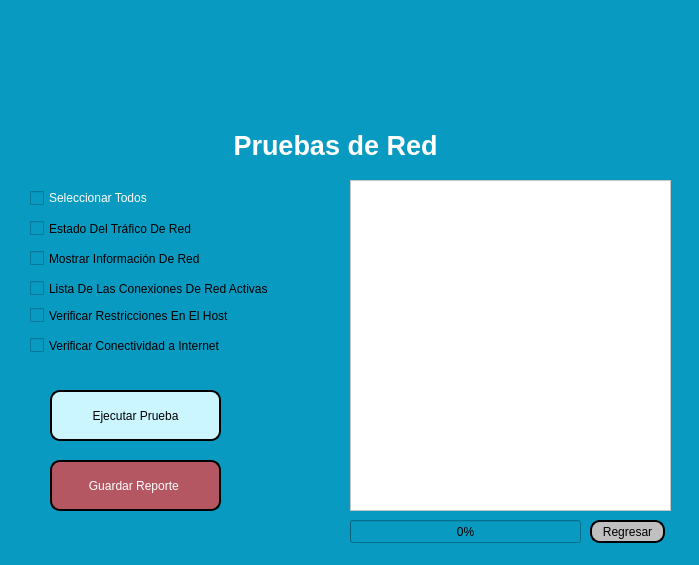
<?xml version="1.0" encoding="UTF-8"?>
<ui version="4.0">
 <class>MainWindow</class>
 <widget class="QMainWindow" name="MainWindow">
  <property name="geometry">
   <rect>
    <x>0</x>
    <y>0</y>
    <width>699</width>
    <height>565</height>
   </rect>
  </property>
  <property name="windowTitle">
   <string>Módulo  Pruebas de Red</string>
  </property>
  <property name="styleSheet">
   <string notr="true">background-color: rgb(9, 154, 194);</string>
  </property>
  <widget class="QWidget" name="centralwidget">
   <widget class="QTextBrowser" name="textBrowser">
    <property name="geometry">
     <rect>
      <x>350</x>
      <y>180</y>
      <width>321</width>
      <height>331</height>
     </rect>
    </property>
    <property name="styleSheet">
     <string notr="true">background-color: rgb(255, 255, 255);
font: 12pt &quot;Arial&quot;;</string>
    </property>
   </widget>
   <widget class="QPushButton" name="pushButton_23">
    <property name="geometry">
     <rect>
      <x>50</x>
      <y>460</y>
      <width>171</width>
      <height>51</height>
     </rect>
    </property>
    <property name="styleSheet">
     <string notr="true">QPushButton {
    background-color: rgb(180, 87, 98);
    font: 12pt &quot;Arial&quot;;
    color: rgb(255, 255, 255);
    border: 2px solid black;
    border-radius: 10px;
}

QPushButton:hover {
    background-color: rgb(200, 107, 118); /* Color cuando el cursor está sobre el botón */
}

QPushButton:pressed {
    background-color: rgb(150, 67, 78); /* Color cuando el botón está presionado */
}


</string>
    </property>
    <property name="text">
     <string>Guardar Reporte </string>
    </property>
   </widget>
   <widget class="QLabel" name="label_4">
    <property name="geometry">
     <rect>
      <x>150</x>
      <y>130</y>
      <width>371</width>
      <height>31</height>
     </rect>
    </property>
    <property name="text">
     <string>&lt;html&gt;&lt;head/&gt;&lt;body&gt;&lt;p align=&quot;center&quot;&gt;&lt;span style=&quot; font-size:20pt; font-weight:600; color:#ffffff;&quot;&gt;Pruebas de Red&lt;/span&gt;&lt;/p&gt;&lt;/body&gt;&lt;/html&gt;</string>
    </property>
   </widget>
   <widget class="QLabel" name="label">
    <property name="geometry">
     <rect>
      <x>170</x>
      <y>20</y>
      <width>321</width>
      <height>111</height>
     </rect>
    </property>
    <property name="text">
     <string/>
    </property>
    <property name="pixmap">
     <pixmap>Imagenes/Pruebas Generales.jpg</pixmap>
    </property>
   </widget>
   <widget class="QCheckBox" name="checkBox">
    <property name="geometry">
     <rect>
      <x>30</x>
      <y>220</y>
      <width>261</width>
      <height>17</height>
     </rect>
    </property>
    <property name="styleSheet">
     <string notr="true">font: 12pt &quot;Arial&quot;;</string>
    </property>
    <property name="text">
     <string>Estado Del Tráfico De Red </string>
    </property>
   </widget>
   <widget class="QCheckBox" name="checkBox_2">
    <property name="geometry">
     <rect>
      <x>30</x>
      <y>250</y>
      <width>241</width>
      <height>17</height>
     </rect>
    </property>
    <property name="styleSheet">
     <string notr="true">font: 12pt &quot;Arial&quot;;</string>
    </property>
    <property name="text">
     <string>Mostrar Información De Red </string>
    </property>
   </widget>
   <widget class="QCheckBox" name="checkBox_3">
    <property name="geometry">
     <rect>
      <x>30</x>
      <y>280</y>
      <width>311</width>
      <height>17</height>
     </rect>
    </property>
    <property name="styleSheet">
     <string notr="true">font: 12pt &quot;Arial&quot;;</string>
    </property>
    <property name="text">
     <string>Lista De Las Conexiones De Red Activas </string>
    </property>
   </widget>
   <widget class="QCheckBox" name="checkBox_4">
    <property name="geometry">
     <rect>
      <x>30</x>
      <y>300</y>
      <width>301</width>
      <height>31</height>
     </rect>
    </property>
    <property name="styleSheet">
     <string notr="true">font: 12pt &quot;Arial&quot;;</string>
    </property>
    <property name="text">
     <string>Verificar Restricciones En El Host </string>
    </property>
   </widget>
   <widget class="QCheckBox" name="checkBox_5">
    <property name="geometry">
     <rect>
      <x>30</x>
      <y>330</y>
      <width>301</width>
      <height>31</height>
     </rect>
    </property>
    <property name="styleSheet">
     <string notr="true">font: 12pt &quot;Arial&quot;;</string>
    </property>
    <property name="text">
     <string>Verificar Conectividad a Internet </string>
    </property>
   </widget>
   <widget class="QPushButton" name="pushButton">
    <property name="geometry">
     <rect>
      <x>50</x>
      <y>390</y>
      <width>171</width>
      <height>51</height>
     </rect>
    </property>
    <property name="styleSheet">
     <string notr="true">QPushButton {
    background-color: rgb(203, 246, 255);
    font: 12pt &quot;Arial&quot;;
    border: 2px solid black;
    border-radius: 10px;
}

QPushButton:hover {
    background-color: rgb(180, 230, 255); /* Color cuando el cursor está sobre el botón */
}

QPushButton:pressed {
    background-color: rgb(150, 220, 255); /* Color cuando el botón está presionado */
}



</string>
    </property>
    <property name="text">
     <string>Ejecutar Prueba</string>
    </property>
   </widget>
   <widget class="QPushButton" name="pushButton_2">
    <property name="geometry">
     <rect>
      <x>590</x>
      <y>520</y>
      <width>75</width>
      <height>23</height>
     </rect>
    </property>
    <property name="styleSheet">
     <string notr="true">QPushButton {
    background-color: rgb(192, 192, 192);
    font: 11pt &quot;Arial&quot;;
    color: rgb(0, 0, 0); /* Color del texto negro por defecto */
    border: 2px solid black;
    border-radius: 10px;
}

QPushButton:hover {
    background-color: rgb(212, 212, 212); /* Color cuando el cursor está sobre el botón */
}

QPushButton:pressed {
    background-color: rgb(172, 172, 172); /* Color cuando el botón está presionado */
}
</string>
    </property>
    <property name="text">
     <string>Regresar</string>
    </property>
   </widget>
   <widget class="QProgressBar" name="progressBar">
    <property name="geometry">
     <rect>
      <x>350</x>
      <y>520</y>
      <width>231</width>
      <height>23</height>
     </rect>
    </property>
    <property name="styleSheet">
     <string notr="true">font: 12pt &quot;Arial&quot;;</string>
    </property>
    <property name="value">
     <number>0</number>
    </property>
   </widget>
   <widget class="QCheckBox" name="checkBox_6">
    <property name="geometry">
     <rect>
      <x>30</x>
      <y>190</y>
      <width>171</width>
      <height>16</height>
     </rect>
    </property>
    <property name="styleSheet">
     <string notr="true">font: 12pt &quot;Arial&quot;;
color: rgb(255, 255, 255); /* Blanco */</string>
    </property>
    <property name="text">
     <string>Seleccionar Todos</string>
    </property>
   </widget>
  </widget>
  <widget class="QStatusBar" name="statusbar"/>
 </widget>
 <resources/>
 <connections/>
</ui>
